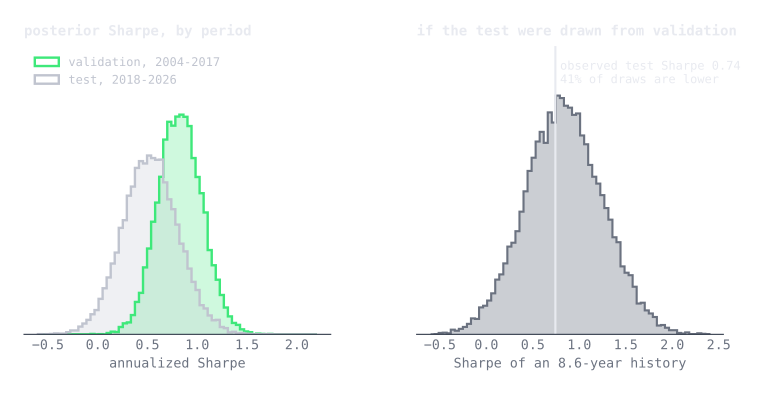

This figure's Python source:
"""Does the test period look like the validation period? A Bayesian check on the final book. Run from this directory:

    uv run --no-project --with pymc --with arviz --with pandas --with matplotlib python bayes.py

Reads lab/weekly_pnl.csv (written by analysis.py). Weekly, not daily, P&L: the book holds positions about eight
days, so daily P&L is autocorrelated, and weekly sums also soften the volatility clustering.

Model (Kruschke's BEST): weekly P&L in each period is Student-t with its own mean and scale and a shared tail
parameter, on weakly informative priors. From the posterior: each period's annualized Sharpe, their ratio, and
the probabilities a reader wants. Then a posterior predictive check: draw test-length histories from the
validation posterior and ask where the observed test Sharpe falls among them. Writes lab/bayes.txt and bayes.svg.
"""
import numpy as np, pandas as pd
import pymc as pm, arviz as az
import matplotlib
matplotlib.use("Agg")
import matplotlib.pyplot as plt

wk = pd.read_csv("lab/weekly_pnl.csv", parse_dates=["week"], index_col="week")["final"]
val, test = wk["2004":"2017"].values, wk["2018":].values
sd = wk.std()
SR = lambda mu, sig, nu: mu / (sig * np.sqrt(nu / (nu - 2))) * np.sqrt(52)          # Student-t sd = sig * sqrt(nu / (nu - 2))

with pm.Model():
    nu = pm.Exponential("nu_minus_2", 1 / 10) + 2                                   # tails heavier than normal allowed, variance finite
    mu = pm.Normal("mu", 0, 2 * sd, shape=2)
    sig = pm.HalfNormal("sigma", 2 * sd, shape=2)
    pm.StudentT("y_val", nu=nu, mu=mu[0], sigma=sig[0], observed=val)
    pm.StudentT("y_test", nu=nu, mu=mu[1], sigma=sig[1], observed=test)
    idata = pm.sample(4000, tune=2000, chains=4, target_accept=0.95, random_seed=7, progressbar=False)

post = idata.posterior
nu_s = post["nu_minus_2"].values.ravel() + 2
mu_s, sig_s = post["mu"].values.reshape(-1, 2), post["sigma"].values.reshape(-1, 2)
sr_val, sr_test = SR(mu_s[:, 0], sig_s[:, 0], nu_s), SR(mu_s[:, 1], sig_s[:, 1], nu_s)
hdi = lambda x: az.hdi(x, hdi_prob=0.9)

# posterior predictive: test-length histories from the validation posterior, and their realized Sharpe
rng = np.random.default_rng(7)
idx = rng.integers(0, len(nu_s), 20000)
sims = mu_s[idx, 0, None] + sig_s[idx, 0, None] * rng.standard_t(nu_s[idx, None], size=(len(idx), len(test)))
pp_sr = sims.mean(axis=1) / sims.std(axis=1, ddof=1) * np.sqrt(52)
obs_sr = test.mean() / test.std(ddof=1) * np.sqrt(52)
obs_val = val.mean() / val.std(ddof=1) * np.sqrt(52)

lines = [
    f"weeks: validation {len(val)}, test {len(test)}; observed annualized Sharpe from weekly P&L: validation {obs_val:.2f}, test {obs_sr:.2f}",
    f"divergences: {int(idata.sample_stats['diverging'].sum())}; max r_hat: {float(az.rhat(idata).to_array().max()):.3f}",
    f"posterior Sharpe, validation: mean {sr_val.mean():.2f}, 90% HDI {hdi(sr_val)[0]:.2f} to {hdi(sr_val)[1]:.2f}",
    f"posterior Sharpe, test:       mean {sr_test.mean():.2f}, 90% HDI {hdi(sr_test)[0]:.2f} to {hdi(sr_test)[1]:.2f}",
    f"ratio test / validation:      median {np.median(sr_test / sr_val):.2f}, 90% HDI {hdi(sr_test / sr_val)[0]:.2f} to {hdi(sr_test / sr_val)[1]:.2f}",
    f"P(test Sharpe > 0) = {(sr_test > 0).mean():.3f}",
    f"P(test Sharpe > half of validation's) = {(sr_test > 0.5 * sr_val).mean():.3f}",
    f"P(test Sharpe < validation Sharpe) = {(sr_test < sr_val).mean():.3f}",
    f"tail parameter nu: median {np.median(nu_s):.1f}",
    f"posterior predictive: share of test-length histories drawn from the validation posterior with a Sharpe at or below the observed test's {obs_sr:.2f}: {(pp_sr <= obs_sr).mean():.3f}",
    f"   predictive Sharpe for a test-length history: median {np.median(pp_sr):.2f}, 90% interval {np.quantile(pp_sr, 0.05):.2f} to {np.quantile(pp_sr, 0.95):.2f}",
]
open("lab/bayes.txt", "w").write("\n".join(lines) + "\n")
print("\n".join(lines))

# ── figure, in the site's palette ──────────────────────────────────────────
INK, INK2, MUTED, RULE, ACCENT = "#e8eaf0", "#c0c4cf", "#6b7280", "#2a3344", "#3ee87a"
plt.rcParams.update({
    "svg.fonttype": "none", "font.family": "monospace", "font.monospace": ["DejaVu Sans Mono"],
    "font.size": 11, "text.color": INK2, "axes.labelcolor": MUTED, "xtick.color": MUTED, "ytick.color": MUTED,
    "axes.edgecolor": RULE, "axes.facecolor": "none", "figure.facecolor": "none", "savefig.facecolor": "none",
    "axes.grid": True, "grid.color": RULE, "grid.linewidth": 1, "axes.axisbelow": True,
    "axes.spines.top": False, "axes.spines.right": False, "axes.spines.left": False,
    "xtick.major.size": 0, "ytick.major.size": 0, "axes.titlecolor": INK, "axes.titleweight": "bold",
})
fig, (a1, a2) = plt.subplots(1, 2, figsize=(9.4, 3.9), gridspec_kw=dict(wspace=0.28))
for ax in (a1, a2):
    ax.grid(False); ax.set_yticks([]); ax.tick_params(labelsize=10)
    ax.spines["bottom"].set_color(RULE)
bins = np.linspace(-0.6, 2.2, 70)
for x, c, lab in ((sr_val, ACCENT, "validation, 2004-2017"), (sr_test, INK2, "test, 2018-2026")):
    a1.hist(x, bins=bins, density=True, histtype="stepfilled", color=c, alpha=0.25)
    a1.hist(x, bins=bins, density=True, histtype="step", color=c, lw=1.8, label=lab)
a1.set_xlabel("annualized Sharpe", fontsize=10)
a1.set_title("posterior Sharpe, by period", loc="left", fontsize=10.5, pad=8)
a1.legend(frameon=False, fontsize=9, loc="upper left", bbox_to_anchor=(0, 1.0))
a1.set_ylim(0, a1.get_ylim()[1] * 1.25)
pb = np.linspace(-0.6, 2.4, 70)
a2.hist(pp_sr, bins=pb, density=True, histtype="stepfilled", color=MUTED, alpha=0.35)
a2.hist(pp_sr, bins=pb, density=True, histtype="step", color=MUTED, lw=1.6)
a2.axvline(obs_sr, color=INK, lw=1.6)
a2.set_ylim(0, a2.get_ylim()[1] * 1.15)
a2.text(obs_sr + 0.05, a2.get_ylim()[1] * 0.95, f"observed test Sharpe {obs_sr:.2f}\n{(pp_sr <= obs_sr).mean():.0%} of draws are lower",
        fontsize=9, color=INK, va="top")
a2.set_xlabel("Sharpe of an 8.6-year history", fontsize=10)
a2.set_title("if the test were drawn from validation", loc="left", fontsize=10.5, pad=8)
fig.savefig("bayes.svg", bbox_inches="tight", pad_inches=0.25)
svg = open("bayes.svg").read().replace("DejaVu Sans Mono", "IBM Plex Mono, DejaVu Sans Mono, monospace")
open("bayes.svg", "w").write(svg); print("wrote bayes.svg")
